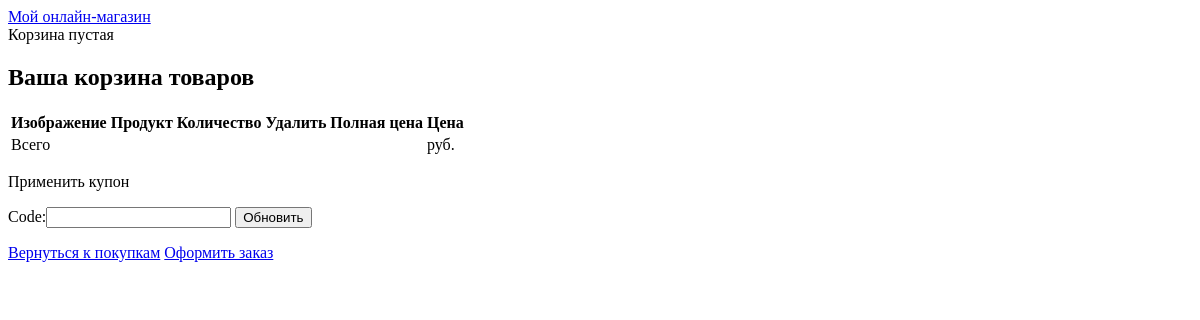
The page /cart/ (signed in) on the database as committed earlier.
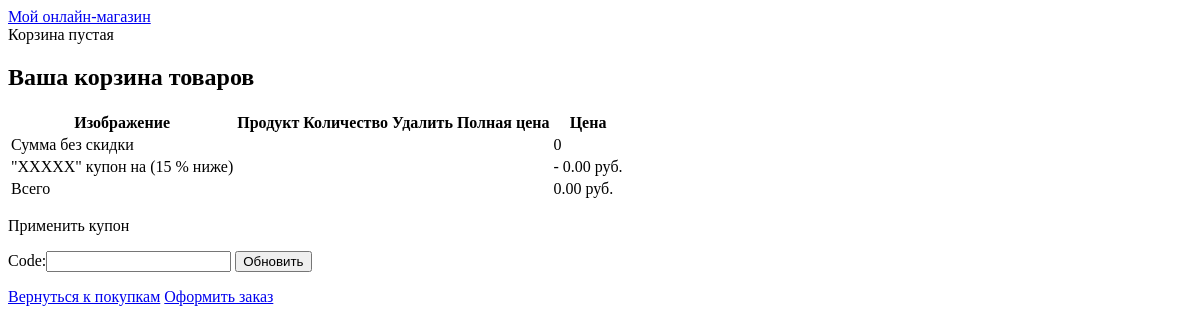
The same page on the database as committed later.
### cupons/models.py (models this page shows, shortened)
class Cupon(models.Model):
    class Meta():
        verbose_name_plural = "Купоны"
        verbose_name = "Купон"
    code = models.CharField(max_length=50, unique=True, verbose_name="Код")
    valid_from = models.DateTimeField()
    valid_to = models.DateTimeField()
    discount = models.IntegerField(validators=[MinValueValidator(0), MaxValueValidator(100)])
    active = models.BooleanField()

### cart/views.py (the view)
def cart_detail(request):
    cart = Cart(request)
    for item in cart:
        item['update_quantity_form'] = CartAddProductForm(
            initial={
                'quantity': item['quantity'],
                'update': True
            })
    cupon_apply_form = CuponApllyForm()
    return render(request, 'cart/detail.html',
                  {'cart': cart, 'cupon_apply_form': cupon_apply_form})

### cupons/forms.py
class CuponApllyForm(forms.Form):
    code = forms.CharField()

### cart/cart.py (called while the page is built)
    def __iter__(self):
        product_ids = self.cart.keys()
        products = Products.objects.filter(id__in=product_ids)
        for product in products:
            self.cart[str(product.id)]['product'] = product
        for item in self.cart.values():
            item['price'] = Decimal(item['price'])
            item['total_price'] = item['price'] * item['quantity']
            yield item

    @property
    def cupon(self):
        if self.cupon_id:
            return Cupon.objects.get(id=self.cupon_id)
        return None

    def get_discount(self):
        if self.cupon:
            return (self.cupon.discount / Decimal('100')) * self.get_total_price()
        return Decimal('0')

    def get_total_price_after_discount(self):
        return self.get_total_price() - self.get_discount()

    def __len__(self):
        return sum(item['quantity'] for item in self.cart.values())

    def get_total_price(self):
        return sum(Decimal(item['price']) * item['quantity'] for item in self.cart.values())

### cart/context_processors.py (called while the page is built)
def cart(request):
    return {'cart': Cart(request)}

### cart/templates/cart/detail.html (shortened to what this page needs)
{% extends "catalog/base.html" %}
{% block content %}
  <h1>Ваша корзина товаров</h1>
  <table class="cart">
    <thead>
      <tr>
        <th>Изображение</th>
        <th>Продукт</th>
        <th>Количество</th>
        <th>Удалить</th>
        <th>Полная цена</th>
        <th>Цена</th>
      </tr>
    </thead>
    <tbody>
      {% if cart.cupon %}
          <tr class="subtotal">
            <td>Сумма без скидки</td>
            <td colspan="4"></td>
            <td>{{ cart.get_total_price }}</td>
          </tr>
          <tr>
            <td>
              "{{ cart.cupon.code }}" купон на ({{ cart.cupon.discount }} % ниже)
            </td>
            <td colspan="4"></td>
            <td class="num discount">- {{ cart.get_discount|floatformat:"2" }} руб.</td>
          </tr>
        {% endif %}
        <tr class="total">
          <td>Всего</td>
          <td colspan="4"></td>
          <td class="num">{{ cart.get_total_price_after_discount|floatformat:"2" }} руб.</td>
        </tr>
    </tbody>
  </table>
    <p>Применить купон</p>
  <form action="{% url "cupon:apply" %}" method="post" class="add">
    {{ cupon_apply_form }}
    <input type="submit" value="Обновить">
  </form>
    <p class="text-right">
    <a href="{% url "catalog:MainCatalog"%}" class="btn">Вернуться к покупкам</a>
    <a href="{% url "orders:OrderCreate" %}" class="btn">Оформить заказ</a>
  </p>
{% endblock %}

Rows that differ between the two databases and show on the page:
added Cupon: cupon.code "XXXXX", cupon.discount "15", get_discount "0.00", get_total_price_after_discount "0.00"
Other text that changed with them:
{{ cart.get_total_price }}: (not shown) → "0"
text now shown: "Сумма без скидки \" \" купон на ( % ниже) - руб."
